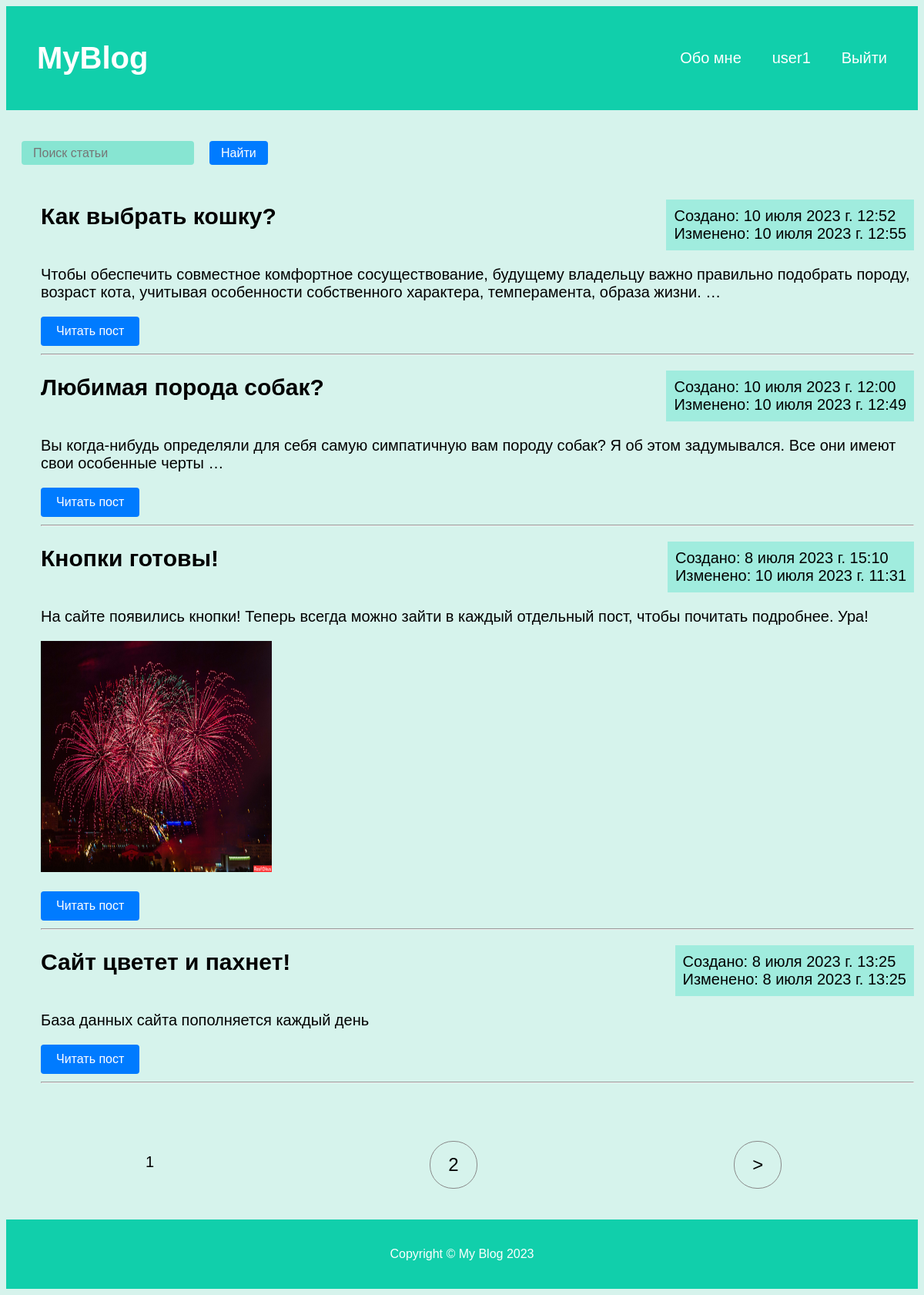
Screenshot of / (signed in) with the database file from the repository.
### blog/models.py (models this page shows, shortened)
class Article(models.Model):
    title = models.CharField(max_length=255)
    content = models.TextField(blank=True)
    time_create = models.DateTimeField(auto_now_add=True)
    time_update = models.DateTimeField(auto_now=True)
    is_published = models.BooleanField(default=True)
    def get_absolute_url(self):
        return reverse('post', kwargs={"post_id": self.pk})
    class Meta:
        ordering = ['id']

### blog/views.py (the view)
# urls.py: path('', mainPage.as_view(), name='home'),
class mainPage(ListView):
    model = Article
    template_name = 'blog/mainpage.html'
    context_object_name = 'posts'
    ordering = ['-time_create']
    paginate_by = 4

### blog/templates/blog/mainpage.html
{% extends "blog/index.html" %}
{% block head %}
  {% load static %}
{% endblock %}
{% block content %}
  <form action="{% url 'search' %}" method="get">
    <div class="searchForm">
      <input type="search" type="text" name="q" placeholder="Поиск статьи">
      <button class="searchButton" type="submit">Найти</button>
    </div>
  </form>
  <div class="maintext">
      {% for p in posts %}
      <ul style="margin: 5px;">
          <div style="display: flex; flex-direction: row; justify-content: space-between;">
            <h2 style="margin-top: 5px;">{{p.title}}</h2>
            <div style="background-color: #70e7d485; padding: 10px;">
              <div>Создано: {{p.time_create}}</div>
              <div>Изменено: {{p.time_update}}</div>
            </div>
          </div>
          {% autoescape off %}
          <p>{{p.content|linebreaks|truncatewords:20}}</p>
          {% endautoescape %}
          <div>
            <a href="{{ p.get_absolute_url }}" class="read-post-button">Читать пост</a>
          </div>
          <hr>
      </ul>
      {% endfor %}
  </div>
{% endblock %}

### blog/templates/blog/index.html (shortened to what this page needs)
{% load static %}
<!DOCTYPE html>
<html lang="en">
<head>
    <link rel="stylesheet" type="text/css" href="{% static 'blog/css/mainStyle.css' %}">
</head>
<body>
    <header>
        <h1><a href="{% url 'home' %}">MyBlog</a></h1>
        <nav>
            <ul>
                <li><a href="{% url 'about' %}">Обо мне</a></li>
                {% if request.user.is_authenticated %}
                <li>{{user.username}}</li>
                <li><a href="{% url 'logout' %}">Выйти</a></li>
                {% else %}
                <li><a href="{% url 'login' %}">Войти</a></li>
                <li><a href="{% url 'register' %}">Регистрация</a></li>
                {% endif %}
            </ul>
        </nav>
    </header>
    {% block content %}{% endblock %}
    <div class="maintext">
    {% if page_obj.has_other_pages %}
<nav class="list-pages">
    <ul>
        {% for p in paginator.page_range %}
        {% if page_obj.number == p %}
        <li class="page-num page-num-selected">{{ p }}</li>
        {% elif p >= page_obj.number|add:-2 and p <= page_obj.number|add:2  %}
        <li class="page-num">
            <a href="?page={{ p }}">{{ p }}</a>
        </li>
        {% endif %}
        {% endfor %}
{% if page_obj.has_next %}
<li class="page-num">
    <a href="?page={{ page_obj.next_page_number }}">&gt;</a>
</li>
{% endif %}
    </ul>
</nav>
{% endif %}
</div>
    <footer>
      <p>Copyright &copy; My Blog 2023
    </footer>
</body>
</html>

### blog/static/blog/css/mainStyle.css (style rules this page uses)
header { background-color: #11cfab; color: white; display: flex; justify-content: space-between; align-items: center; padding: 20px; font-family: "Avant Garde", Avantgarde, "Century Gothic", CenturyGothic, AppleGothic, sans-serif }
html { background-color: #d6f3ec; }
header a { color: white; text-decoration: none; }
header h1 { font-size: 40px; margin: 20px; }
nav ul { display: flex; flex-direction: row; justify-content: space-around; }
nav ul li { list-style: none; margin: 20px; font-size: 20px; }
.maintext { display: flex; flex-direction: column; font-size: 20px; margin: 20px; margin-top: 40px; margin-right: auto; margin-left: auto; font-family: "Avant Garde", Avantgarde, "Century Gothic", CenturyGothic, AppleGothic, sans-serif }
.read-post-button { display: inline-block; padding: 10px 20px; background-color: #007bff; color: #fff; font-size: 16px; border-radius: 4px; text-decoration: none; transition: background-color 0.3s ease; }
footer { background-color: #11cfab; color: white; text-align: center; padding: 20px; font-family: "Avant Garde", Avantgarde, "Century Gothic", CenturyGothic, AppleGothic, sans-serif }
.list-pages { text-align: center; margin: 0 0 20px 0; }
.list-pages ul { margin: 20px 0 0 0; padding: 0; list-style: none; }
.list-pages ul li { display: inline-block; margin: 0 20px 0 0; }
.list-pages a { color: #000000; font-size: 24px; text-decoration: none; }
.list-pages .page-num, .page-num-selected { display: inline-block; width: 60px; height: 44px; padding: 16px 0 0 0; border: 1px solid #898989; border-radius: 30px; }
.list-pages .page-num-selected { border: none; color: #000; font-size: 20px; }
.searchForm { display: flex; flex-direction: row; margin-right: auto; margin-left: 20px; font-family: "Avant Garde", Avantgarde, "Century Gothic", CenturyGothic, AppleGothic, sans-serif }
input { margin-top: 40px; background-color: #11cfab66; height: 31px; border: 0px; border-radius: 4px; font-size: 16px; padding-left: 15px; }
.searchButton { padding: 5px; padding-left: 15px; padding-right: 15px; font-size: 16px; border-radius: 4px; text-decoration: none; transition: background-color 0.3s ease; background-color: #007bff; color: #fff; margin-top: 40px; margin-left: 20px; border: 0px; font-family: "Avant Garde", Avantgarde, "Century Gothic", CenturyGothic, AppleGothic, sans-serif; }

### rows the page displays
Article: title "Как выбрать кошку?", time_create "10 июля 2023 г. 12:52", time_update "10 июля 2023 г. 12:55", content "Чтобы обеспечить совместное комфортное сосуществование, будущему владельцу важно правильно подобрать породу, возраст кота, учитывая особенности собственного характера, темперамента, образа жизни. …"
Article: title "Любимая порода собак?", time_create "10 июля 2023 г. 12:00", time_update "10 июля 2023 г. 12:49", content "Вы когда-нибудь определяли для себя самую симпатичную вам породу собак? Я об этом задумывался. Все они имеют свои особенные черты …"
Article: title "Кнопки готовы!", time_create "8 июля 2023 г. 15:10", time_update "10 июля 2023 г. 11:31", content "На сайте появились кнопки! Теперь всегда можно зайти в каждый отдельный пост, чтобы почитать подробнее. Ура!", content (picture)
Article: title "Сайт цветет и пахнет!", time_create "8 июля 2023 г. 13:25", time_update "8 июля 2023 г. 13:25", content "База данных сайта пополняется каждый день"

### other values shown
{{ user.username }} "user1"
{{ p }} "1"
{{ p }} "2"
